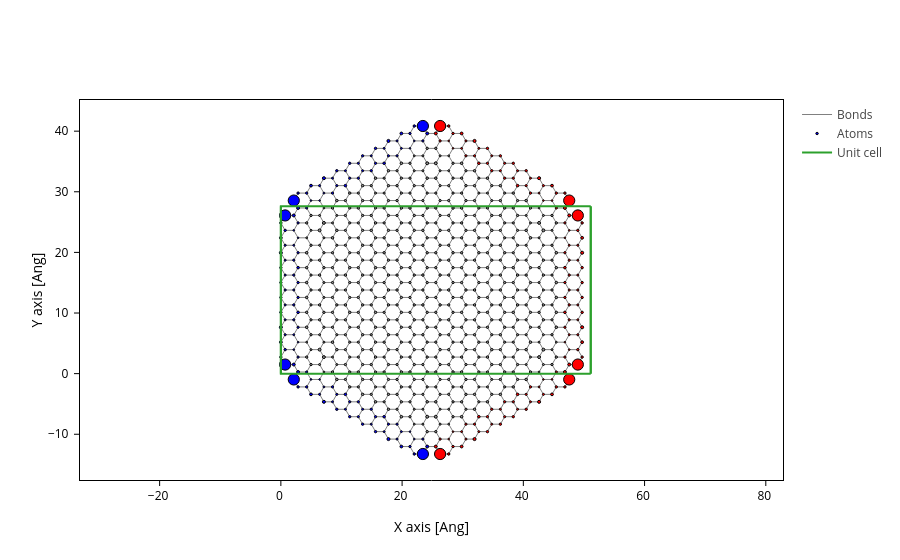

Notebook cell for this chart:
### Markdown cell above
### If we choose *LWC* compatible

Still edge states in electrodes

### Code cell
lwc = infer_centersize(1, i=4)
plot_pdos_old(lwc)

### Figure 1 — Plotly figure (JSON) as saved in the notebook; plotly's stock layout.template omitted (floating-point values rounded to 4 significant figures; data arrays with more than 128 entries replaced by an {"elided": "..."} marker saying what was removed)
{"data": [{"line": {"color": "gray", "width": 1}, "meta": {}, "mode": "lines", "name": "Bonds", "opacity": 1, "type": "scatter", "x": {"elided": "26082 float values"}, "y": {"elided": "26082 float values"}}, {"marker": {"color": {"elided": "852 str values"}, "line": {"color": "black", "width": 1}, "opacity": 1, "size": {"elided": "852 float values"}}, "meta": {}, "mode": "markers", "name": "Atoms", "opacity": 1, "type": "scatter", "x": {"elided": "852 float values"}, "y": {"elided": "852 float values"}}, {"meta": {}, "mode": "lines", "name": "Unit cell", "type": "scatter", "x": [0.0, 0.0, 51.12, 51.12, 0.0, 0.0, NaN, 0.0, 0.0, 0.0, 51.12, 51.12, 0.0, NaN, 51.12, 51.12, NaN, 51.12, 51.12], "y": [0.0, 27.6, 27.6, 27.6, 27.6, 27.6, NaN, 27.6, 0.0, 0.0, 0.0, 0.0, 0.0, NaN, 27.6, 0.0, NaN, 27.6, 0.0]}], "layout": {"scene": {"aspectmode": "data", "xaxis": {"title": {"text": "X axis [Ang]"}}, "yaxis": {"title": {"text": "Y axis [Ang]"}}}, "xaxis": {"scaleanchor": "y", "scaleratio": 1, "title": {"text": "X axis [Ang]"}}, "yaxis": {"title": {"text": "Y axis [Ang]"}}}}
